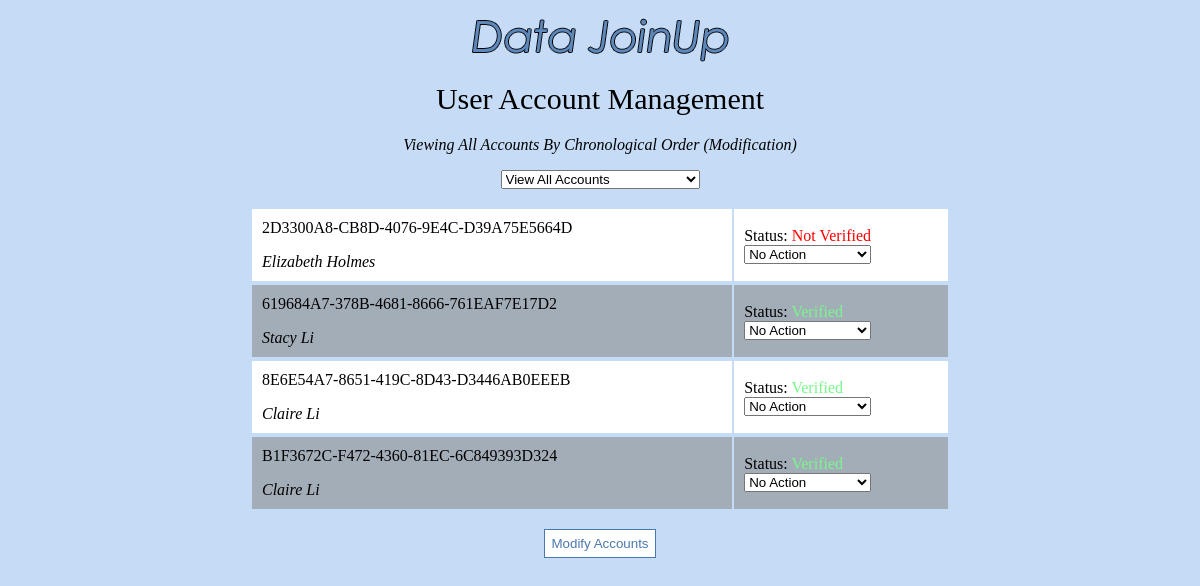
Page /admin/user_management.php on the committed database.
### tables this page shows
CREATE TABLE IF NOT EXISTS `dju_profile` (
  `profile_id` varchar(50) NOT NULL,
  `first_name` varchar(50) NOT NULL,
  `last_name` varchar(50) NOT NULL,
  `phone` varchar(50) NOT NULL,
  `city` varchar(50) NOT NULL,
  `state` varchar(50) NOT NULL,
  `country` varchar(50) NOT NULL,
  `P1` varchar(50) NOT NULL,
  `Rel` varchar(50) NOT NULL,
  `P2` varchar(50) NOT NULL,
  `P3` varchar(50) NOT NULL,
  `P4` varchar(50) NOT NULL,
  `P5` varchar(50) NOT NULL,
  `P6` varchar(50) NOT NULL,
  `P7` varchar(50) NOT NULL,
  `P8` varchar(50) NOT NULL,
  `P9` varchar(50) NOT NULL,
  `P10` varchar(50) NOT NULL,
  `P11` varchar(50) NOT NULL,
  `P12` varchar(50) NOT NULL,
  `P13` varchar(50) NOT NULL,
  `vi` varchar(50) NOT NULL,
  `P14` varchar(500) NOT NULL,
  `notes` mediumtext NOT NULL,
  `account_status` varchar(30) NOT NULL,
  `profile_pic` varchar(200) NOT NULL,
  PRIMARY KEY (`profile_id`)
);

### admin/user_management.php (the view, shortened to what this page needs)
<img src="../logo.png">
<h1>User Account Management</h1>
<div align="center"><i>Viewing All Accounts By Chronological Order (Modification)</i><p>
<select name="mode">
<option value='view_all'>View All Accounts</option>
</select>
<?php
include("../connect.php");
$sql = "SELECT * FROM dju_profile";
$result = $conn->query($sql);
$color = 0;
echo "<form action='modify_user.php' method='post'>";
echo "<div id='grid' align='center'><table align='center' border='0' width='700px'><tr>";
if ($result->num_rows > 0) {
    while($row = $result->fetch_assoc()) {
		if($color%2==0){
			echo "<tr class='a'><td>";
		}
		else{
			echo "<tr class='b'><td>";
		}
		echo $row["profile_id"]."<p><i>".$row["first_name"]." ".$row["last_name"]."</i></div></td>";
			echo "<td>";
			echo "Status: ";
			if($row["account_status"]=="not_verified"){
				echo "<font color='red'>Not Verified</font>";
							echo "<br>";
			echo "<select name='".$row["profile_id"]."_change'><option value='none'>No Action</option>";
			echo "<option value='suspend'>Suspend Account</option><option value='delete'>Delete Account</option></select></td></tr><tr>";
			}
			if($row["account_status"]=="verified"){
				echo "<font color='#78f78a'>Verified</font>";
							echo "<br>";
			echo "<select name='".$row["profile_id"]."_change'><option value='none'>No Action</option>";
			echo "<option value='suspend'>Suspend Account</option><option value='delete'>Delete Account</option></select></td></tr><tr>";
			}
			$color++;
	}
}
else{
     echo "0 results";
}
echo "</tr></table></div>";
?>
<p><div align='center'>
<input type="submit" value="Modify Accounts" class='button'></div>

### admin/user_management.php (style rules this page uses)
table { margin: auto; }
td { padding: 10px; }
tr { min-height: 30px; }
h1 { font-size: 30px; font-family: "Century Gothic"; font-weight: 100; }
.button { padding: 6px; background-color: #FFFFFF; border: 1px solid; color: #4a79af; }
.a { background-color: #FFFFFF; }
.b { background-color: #a3adb8; }

### rows in the picture
dju_profile: profile_id "2D3300A8-CB8D-4076-9E4C-D39A75E5664D", first_name "Elizabeth", last_name "Holmes", profile_id "No Action"
dju_profile: profile_id "619684A7-378B-4681-8666-761EAF7E17D2", first_name "Stacy", last_name "Li", profile_id "No Action"
dju_profile: profile_id "8E6E54A7-8651-419C-8D43-D3446AB0EEEB", first_name "Claire", last_name "Li", profile_id "No Action"
dju_profile: profile_id "B1F3672C-F472-4360-81EC-6C849393D324", first_name "Claire", last_name "Li", profile_id "No Action"
